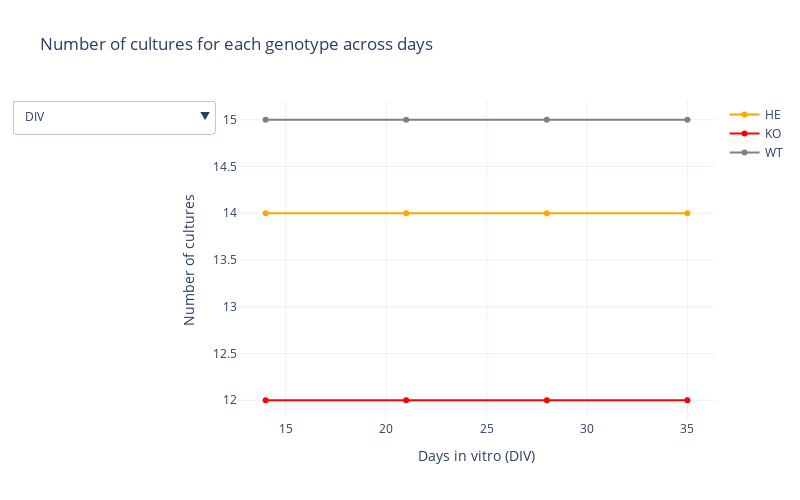

This figure's notebook cell:
### Code cell
export_fig = True
auto_open = True
fig_fname = 'mecp2_num_culture_per_genotype'


fig = go.Figure()

genotype_color = {'WT': 'gray', 'HE': 'orange', 'KO': 'red'}
culture_count_df = network_burst_data.groupby(['DIV', 'Genotype']).agg('count').reset_index()
wt_culture_count_df = culture_count_df.loc[
    culture_count_df['Genotype'] == 'WT'
]

ko_culture_count_df = culture_count_df.loc[
    culture_count_df['Genotype'] == 'KO'
]

he_culture_count_df = culture_count_df.loc[
    culture_count_df['Genotype'] == 'HE'
]

for genotype in np.unique(culture_count_df['Genotype']):

    culture_count_genotype_df = culture_count_df.loc[
        culture_count_df['Genotype'] == genotype
    ]

    fig.add_trace(go.Scatter(x=culture_count_genotype_df['DIV'],
                             y=culture_count_genotype_df['median_FR'],
                             opacity=1.0,
                             line=dict(color=genotype_color[genotype]),
                             name='%s' % genotype
                            )
                 )

# one button for each df column
updatemenu= []
buttons=[]
for col in culture_count_df.columns:
    buttons.append(dict(method='restyle',
                        label=col,
                        args=[{'x': [culture_count_genotype_df['DIV'],
                                    culture_count_genotype_df['DIV'],
                                    culture_count_genotype_df['DIV']],
                               'y':[wt_culture_count_df[col].values,
                                   ko_culture_count_df[col].values,
                                   he_culture_count_df[col].values]}])
                  )

# some adjustments to the updatemenu
updatemenu=[]
your_menu=dict()
updatemenu.append(your_menu)
updatemenu[0]['buttons']=buttons
updatemenu[0]['direction']='down'
updatemenu[0]['showactive']=True


# Overall figure settings 
fig.update_layout(title='Number of cultures for each genotype across days',
                   xaxis_title='Days in vitro (DIV)',
                   yaxis_title='Number of cultures',
                  width=800, height=500, 
                  template='plotly_white',
                  updatemenus=updatemenu)
fig.show()


if export_fig:
    py.plot(fig, filename=fig_fname, auto_open=auto_open)

### Figure 1 — Plotly figure (JSON) as saved in the notebook; plotly's stock layout.template omitted (floating-point values rounded to 4 significant figures)
{"data": [{"line": {"color": "orange"}, "name": "HE", "opacity": 1, "type": "scatter", "x": [14, 21, 28, 35], "y": [14, 14, 14, 14]}, {"line": {"color": "red"}, "name": "KO", "opacity": 1, "type": "scatter", "x": [14, 21, 28, 35], "y": [12, 12, 12, 12]}, {"line": {"color": "gray"}, "name": "WT", "opacity": 1, "type": "scatter", "x": [14, 21, 28, 35], "y": [15, 15, 15, 15]}], "layout": {"height": 500, "title": {"text": "Number of cultures for each genotype across days"}, "updatemenus": [{"buttons": [{"args": [{"x": [[14, 21, 28, 35], [14, 21, 28, 35], [14, 21, 28, 35]], "y": [[14, 21, 28, 35], [14, 21, 28, 35], [14, 21, 28, 35]]}], "label": "DIV", "method": "restyle"}, {"args": [{"x": [[14, 21, 28, 35], [14, 21, 28, 35], [14, 21, 28, 35]], "y": [["WT", "WT", "WT", "WT"], ["KO", "KO", "KO", "KO"], ["HE", "HE", "HE", "HE"]]}], "label": "Genotype", "method": "restyle"}, {"args": [{"x": [[14, 21, 28, 35], [14, 21, 28, 35], [14, 21, 28, 35]], "y": [[15, 15, 15, 15], [12, 12, 12, 12], [14, 14, 14, 14]]}], "label": "Culture", "method": "restyle"}, {"args": [{"x": [[14, 21, 28, 35], [14, 21, 28, 35], [14, 21, 28, 35]], "y": [[15, 15, 15, 15], [12, 12, 12, 12], [14, 14, 14, 14]]}], "label": "Age", "method": "restyle"}, {"args": [{"x": [[14, 21, 28, 35], [14, 21, 28, 35], [14, 21, 28, 35]], "y": [[15, 15, 15, 15], [12, 12, 12, 12], [14, 14, 14, 14]]}], "label": "mean_FR", "method": "restyle"}, {"args": [{"x": [[14, 21, 28, 35], [14, 21, 28, 35], [14, 21, 28, 35]], "y": [[15, 15, 15, 15], [12, 12, 12, 12], [14, 14, 14, 14]]}], "label": "median_FR", "method": "restyle"}, {"args": [{"x": [[14, 21, 28, 35], [14, 21, 28, 35], [14, 21, 28, 35]], "y": [[15, 15, 15, 15], [12, 12, 12, 12], [14, 14, 14, 14]]}], "label": "Total_FR", "method": "restyle"}, {"args": [{"x": [[14, 21, 28, 35], [14, 21, 28, 35], [14, 21, 28, 35]], "y": [[15, 15, 15, 15], [12, 12, 12, 12], [14, 14, 14, 14]]}], "label": "N_active_Es", "method": "restyle"}, {"args": [{"x": [[14, 21, 28, 35], [14, 21, 28, 35], [14, 21, 28, 35]], "y": [[15, 15, 15, 15], [12, 12, 12, 12], [14, 14, 14, 14]]}], "label": "meanSTTC", "method": "restyle"}, {"args": [{"x": [[14, 21, 28, 35], [14, 21, 28, 35], [14, 21, 28, 35]], "y": [[9, 9, 9, 9], [1, 1, 1, 1], [5, 5, 5, 5]]}], "label": "skewSTTC", "method": "restyle"}, {"args": [{"x": [[14, 21, 28, 35], [14, 21, 28, 35], [14, 21, 28, 35]], "y": [[9, 9, 9, 9], [1, 1, 1, 1], [5, 5, 5, 5]]}], "label": "netw_density", "method": "restyle"}, {"args": [{"x": [[14, 21, 28, 35], [14, 21, 28, 35], [14, 21, 28, 35]], "y": [[9, 9, 9, 9], [1, 1, 1, 1], [5, 5, 5, 5]]}], "label": "meanDegree", "method": "restyle"}, {"args": [{"x": [[14, 21, 28, 35], [14, 21, 28, 35], [14, 21, 28, 35]], "y": [[12, 15, 15, 15], [6, 9, 10, 9], [13, 14, 13, 13]]}], "label": "skewDegree", "method": "restyle"}, {"args": [{"x": [[14, 21, 28, 35], [14, 21, 28, 35], [14, 21, 28, 35]], "y": [[14, 15, 15, 15], [10, 10, 12, 11], [14, 14, 14, 14]]}], "label": "netw_size", "method": "restyle"}, {"args": [{"x": [[14, 21, 28, 35], [14, 21, 28, 35], [14, 21, 28, 35]], "y": [[13, 15, 15, 15], [10, 9, 12, 11], [14, 14, 14, 14]]}], "label": "CC1", "method": "restyle"}, {"args": [{"x": [[14, 21, 28, 35], [14, 21, 28, 35], [14, 21, 28, 35]], "y": [[14, 15, 15, 15], [10, 10, 12, 11], [14, 14, 14, 14]]}], "label": "PL1", "method": "restyle"}, {"args": [{"x": [[14, 21, 28, 35], [14, 21, 28, 35], [14, 21, 28, 35]], "y": [[14, 15, 15, 15], [10, 10, 12, 11], [14, 14, 14, 14]]}], "label": "GE1", "method": "restyle"}, {"args": [{"x": [[14, 21, 28, 35], [14, 21, 28, 35], [14, 21, 28, 35]], "y": [[13, 15, 15, 15], [10, 9, 12, 11], [14, 14, 14, 14]]}], "label": "SW1", "method": "restyle"}, {"args": [{"x": [[14, 21, 28, 35], [14, 21, 28, 35], [14, 21, 28, 35]], "y": [[14, 15, 15, 15], [10, 10, 12, 11], [14, 14, 14, 14]]}], "label": "RC1", "method": "restyle"}, {"args": [{"x": [[14, 21, 28, 35], [14, 21, 28, 35], [14, 21, 28, 35]], "y": [[14, 13, 14, 13], [10, 10, 12, 11], [14, 14, 14, 14]]}], "label": "BC1", "method": "restyle"}, {"args": [{"x": [[14, 21, 28, 35], [14, 21, 28, 35], [14, 21, 28, 35]], "y": [[14, 15, 15, 15], [10, 10, 12, 11], [14, 14, 14, 14]]}], "label": "CC2", "method": "restyle"}, {"args": [{"x": [[14, 21, 28, 35], [14, 21, 28, 35], [14, 21, 28, 35]], "y": [[14, 15, 15, 15], [10, 10, 12, 11], [14, 14, 14, 14]]}], "label": "PL2", "method": "restyle"}, {"args": [{"x": [[14, 21, 28, 35], [14, 21, 28, 35], [14, 21, 28, 35]], "y": [[14, 15, 15, 15], [10, 10, 12, 11], [14, 14, 14, 14]]}], "label": "GE2", "method": "restyle"}, {"args": [{"x": [[14, 21, 28, 35], [14, 21, 28, 35], [14, 21, 28, 35]], "y": [[14, 15, 15, 15], [10, 10, 12, 11], [14, 14, 14, 14]]}], "label": "SW2", "method": "restyle"}, {"args": [{"x": [[14, 21, 28, 35], [14, 21, 28, 35], [14, 21, 28, 35]], "y": [[14, 15, 15, 15], [10, 10, 12, 11], [14, 14, 14, 14]]}], "label": "RC2", "method": "restyle"}, {"args": [{"x": [[14, 21, 28, 35], [14, 21, 28, 35], [14, 21, 28, 35]], "y": [[14, 13, 14, 13], [10, 10, 12, 11], [14, 14, 14, 14]]}], "label": "BC2", "method": "restyle"}, {"args": [{"x": [[14, 21, 28, 35], [14, 21, 28, 35], [14, 21, 28, 35]], "y": [[5, 8, 10, 8], [1, 2, 3, 3], [4, 9, 11, 13]]}], "label": "mean_ISI_withinNbursts_ms", "method": "restyle"}, {"args": [{"x": [[14, 21, 28, 35], [14, 21, 28, 35], [14, 21, 28, 35]], "y": [[5, 8, 10, 8], [1, 2, 3, 3], [4, 9, 11, 13]]}], "label": "mean_ISI_outsideNbursts_ms", "method": "restyle"}, {"args": [{"x": [[14, 21, 28, 35], [14, 21, 28, 35], [14, 21, 28, 35]], "y": [[5, 7, 10, 8], [0, 2, 3, 2], [3, 9, 11, 13]]}], "label": "CVIofNBI", "method": "restyle"}, {"args": [{"x": [[14, 21, 28, 35], [14, 21, 28, 35], [14, 21, 28, 35]], "y": [[5, 8, 10, 8], [1, 2, 3, 3], [4, 9, 11, 13]]}], "label": "NBurstRate", "method": "restyle"}, {"args": [{"x": [[14, 21, 28, 35], [14, 21, 28, 35], [14, 21, 28, 35]], "y": [[5, 8, 10, 8], [1, 2, 3, 3], [4, 9, 11, 13]]}], "label": "frac_in_Nburst", "method": "restyle"}, {"args": [{"x": [[14, 21, 28, 35], [14, 21, 28, 35], [14, 21, 28, 35]], "y": [[14, 15, 15, 15], [10, 10, 12, 11], [14, 14, 14, 14]]}], "label": "num_RC_nodes_mean", "method": "restyle"}, {"args": [{"x": [[14, 21, 28, 35], [14, 21, 28, 35], [14, 21, 28, 35]], "y": [[14, 15, 15, 15], [10, 10, 12, 11], [14, 14, 14, 14]]}], "label": "GEraw", "method": "restyle"}], "direction": "down", "showactive": true}], "width": 800, "xaxis": {"title": {"text": "Days in vitro (DIV)"}}, "yaxis": {"title": {"text": "Number of cultures"}}}}
